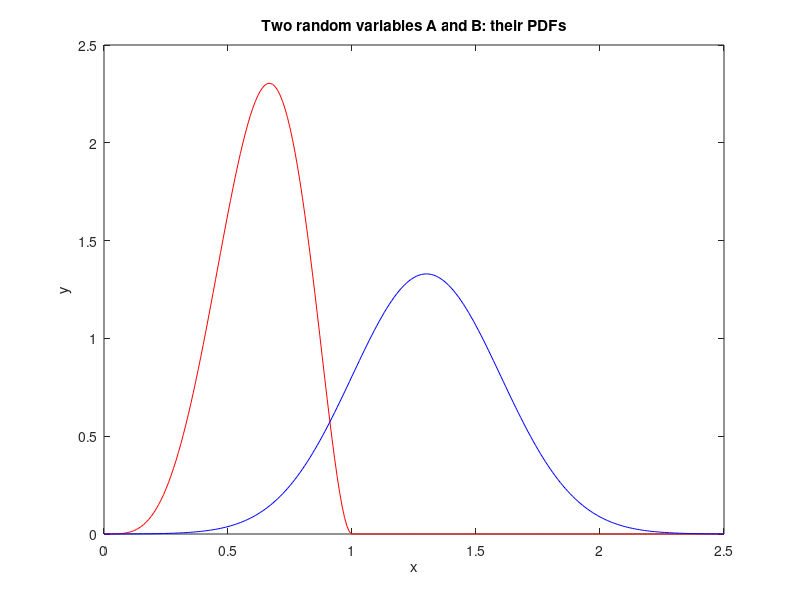
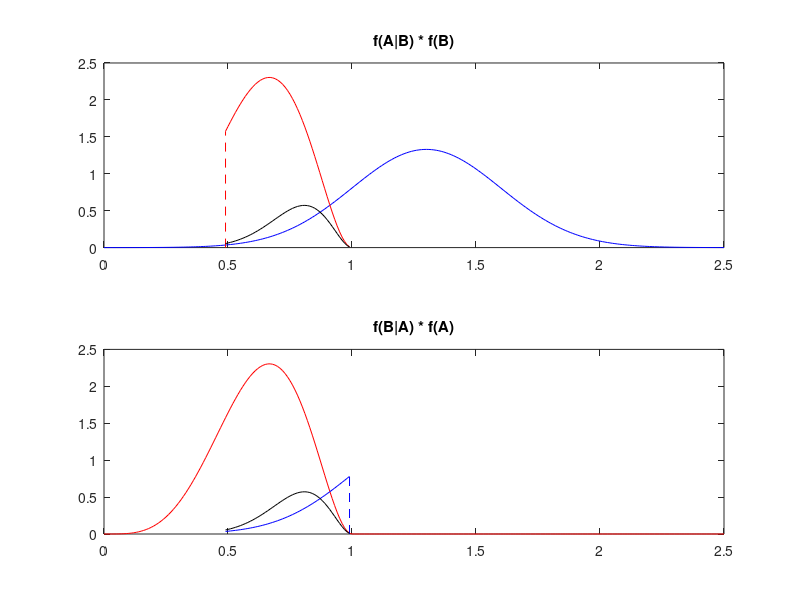
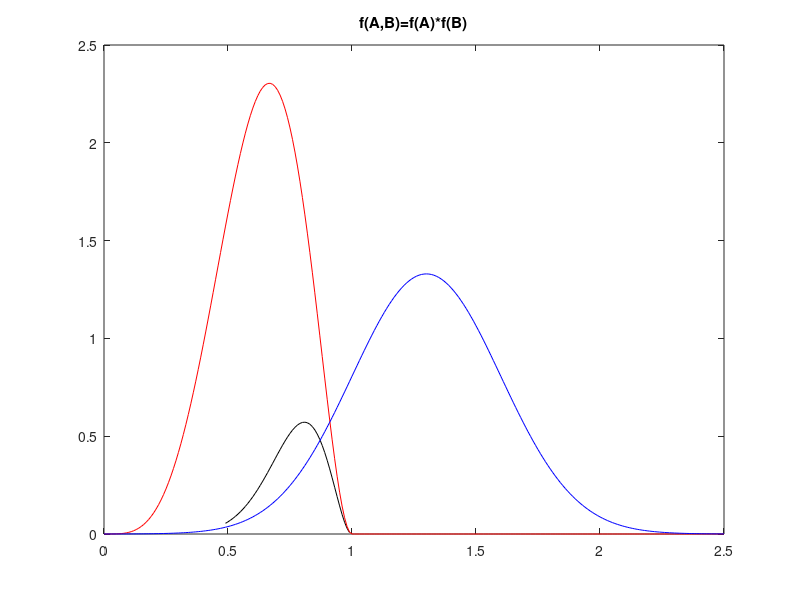

Here is the MATLAB script that generated these plots, in order:
% Two overlapped PDFs

x=0:0.01:2.5;

%densities
alpha=5; beta=3;
Apdf=betapdf(x,alpha, beta); %beta PDF
mu=1.3; sigma=0.3;
Bpdf=normpdf(x,mu,sigma); %normal pdf

%product of PDFs at intersection zone
piz=Apdf(50:100).*Bpdf(50:100);

%display
figure(1)
plot(x,Apdf,'r'); hold on;
plot(x,Bpdf,'b');
title('Two random variables A and B: their PDFs')
xlabel('x'); ylabel('y');

figure(2)
subplot(2,1,1)
plot(x,Bpdf,'b'); hold on;
plot(x(50:100),Apdf(50:100),'r')
plot([x(50) x(50)],[0 Apdf(50)],'r--');
plot(x(50:100),piz,'k');
title('f(A|B) * f(B)');

subplot(2,1,2)
plot(x,Apdf,'r'); hold on;
plot(x(50:100),Bpdf(50:100),'b')
plot([x(100) x(100)],[0 Bpdf(100)],'b--');
plot(x(50:100),piz,'k');
title('f(B|A) * f(A)');

figure(3)
join=Apdf.*Bpdf;
plot(x(50:100),join(50:100),'k'); hold on;
plot(x,Apdf,'r'); hold on;
plot(x,Bpdf,'b');
title('f(A,B)=f(A)*f(B)') 
